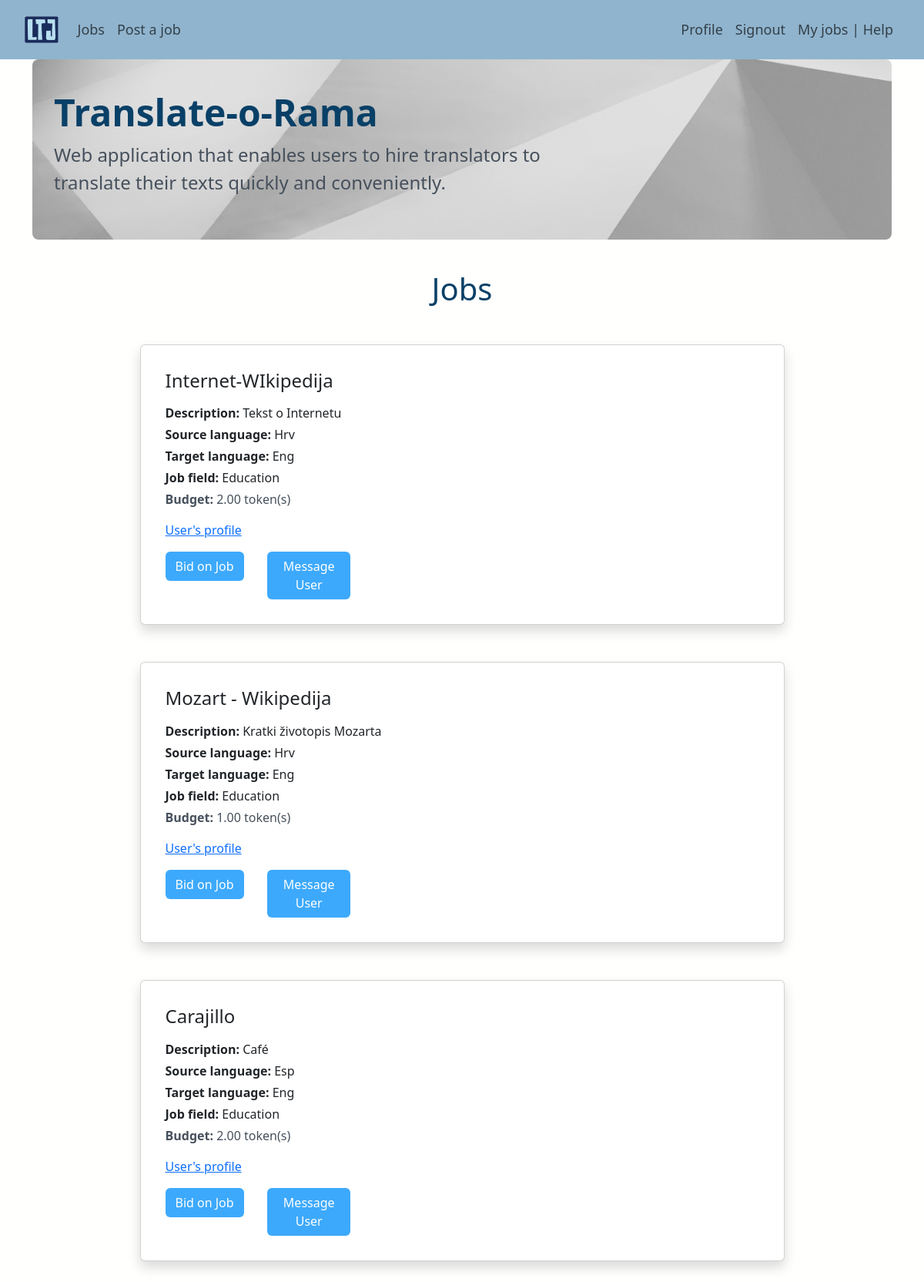
The page /jobs (signed in) on the database as committed earlier.
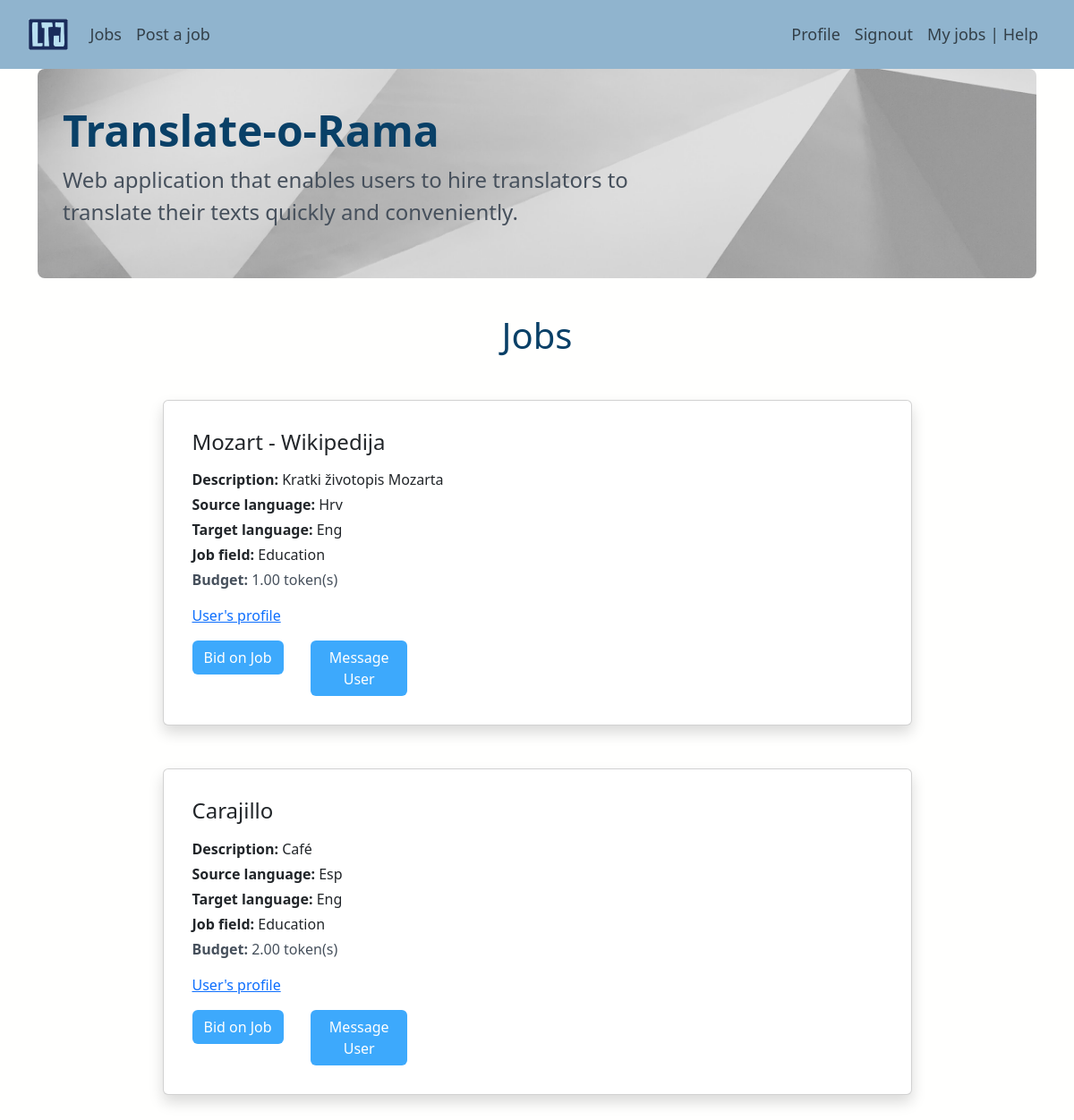
The same page on the database as committed later.
### app/models.py (models this page shows, shortened)
class Job(models.Model):
    user = models.ForeignKey(User, on_delete=models.CASCADE, related_name="user")
    title = models.TextField(blank=False, unique=True)
    description = models.TextField(blank=False)
    source_language = models.TextField(blank=False)
    target_language = models.TextField(blank=False)
    job_field = models.CharField(
        max_length=15,
        choices=JobField.JOB_CHOICES,
        default=JobField.LITERATURE,
    )
    budget = models.DecimalField(max_digits=10, decimal_places=2, default=0.0)
    text = models.TextField(blank=False)
    assigned_to = models.ForeignKey(
        "JobBid",
        on_delete=models.CASCADE,
        blank=True,
        null=True,
        related_name="assigned_to",
    )
    is_assigned = models.BooleanField(default=False)
    is_completed = models.BooleanField(default=False)
    translator = models.ForeignKey(
        User,
        on_delete=models.SET_NULL,
        blank=True,
        null=True,
        related_name="set_as_translator_of_job",
    )
    translation = models.TextField(blank=True, null=True)
    dispute = models.ForeignKey(
        Dispute,
        on_delete=models.SET_NULL,
        blank=True,
        null=True,
        related_name="dispute_for_completed_job",
    )

### app/views.py (the view)
# urls.py: path("jobs", views.jobs, name="jobs"),
@login_required()
def jobs(request):
    user = request.user
    jobs = Job.objects.all().filter(
        ~Q(user=user), Q(is_assigned=False), Q(is_completed=False)
    )
    context = {
        "user": user,
        "jobs": jobs,
    }
    return render(request, "app/jobs.html", context)

### app/templates/app/jobs.html
{% extends 'app/base.html' %}
{% block content %}
    <h1 class="text-center mb-5 mt-3">Jobs</h1>
    <div class="mb-4">
        {% for job in jobs %}
          {% include 'includes/unassigned_jobs.html' with job=job %}
        {% empty %}
          <div class="row">
            No jobs posted.
          </div>
        {% endfor %}
      </div>
{% endblock content %}

### app/templates/includes/unassigned_jobs.html (shortened to what this page needs)
  <div class="card mt-5 w-75 mx-auto shadow p-3 mb-5 bg-white rounded">
    <div class="card-body ">
        <h4 class="card-title">{{ job.title }}</h4>
        <div class="card-subtitle mt-3"><b>Description:</b> {{ job.description }}</div>
        <div class="card-text mt-1"><b>Source language:</b>  {{ job.source_language }}</div>
        <div class="card-text mt-1"><b>Target language:</b>  {{ job.target_language }}</div>
        <div class="card-text mt-1"><b>Job field:</b>  {{ job.job_field }}</div>
        <p class="card-text mt-1"><b>Budget:</b>  {{ job.budget }} token(s)</p>
        <p class="card-text mt-1"><a href="{% url 'app:profile' job.user.id %}">User's profile</a></p>
        {% if user.userprofile.is_translator and user != job.user %}
        <div class="row">
            <form action="{% url 'app:jobs_bid' job.id %}" method="POST" class="col-2">
                <button type="submit" class="btn custom-btn">Bid on Job</button>
            </form>
            <form action="{% url 'app:message_user' job.id %}" method="POST" class="col-2">
                <button type="submit" class="btn custom-btn">Message User</a>
            </form>
        </div>
        {% else %}
        <form action="{% url 'app:message_user' job.id %}" method="POST" class="col-2">
            {% csrf_token %}
            <button type="submit" class="btn custom-btn">Message User</a>
        </form>
        {% endif %}
    </div>
  </div>

Rows that differ between the two databases and show on the page:
no longer on this page (row edited): Job: title "Internet-WIkipedija", description "Tekst o Internetu", source_language "Hrv", target_language "Eng", job_field "Education", budget "2.00", shows "Bid on Job"
